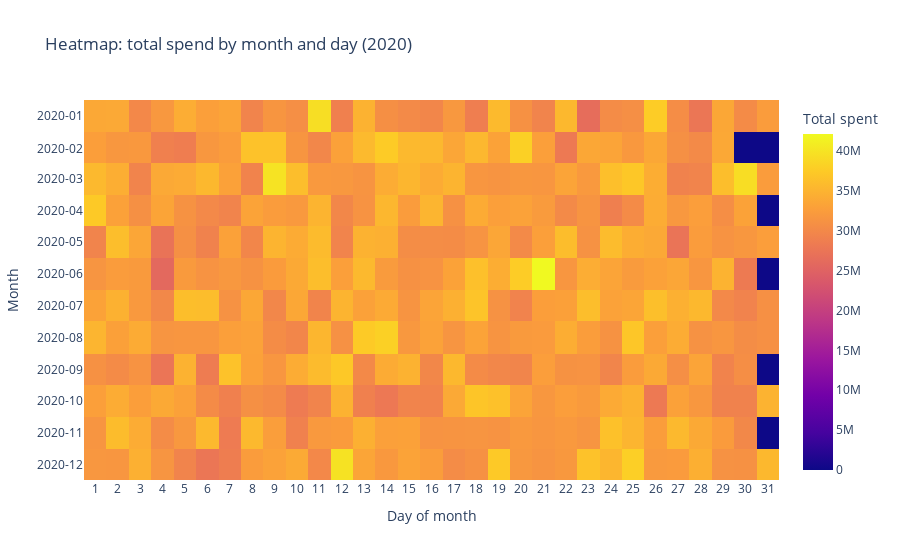

Notebook source saved alongside this figure:
### Markdown cell above
### Тепловая карта ежедневных расходов: месяц × день месяца (2020)

Тепловая карта отражает суммарные ежедневные расходы по всем категориям в разрезе месяцев и дней месяца за 2020 год.  
Цвет ячейки соответствует величине совокупных трат за конкретный день.

Визуализация позволяет:
- выявить внутримесячные и межмесячные паттерны расходов
- обнаружить дни с аномально высокими или низкими тратами
- сравнить общую интенсивность расходов между месяцами

### Code cell
# heatmap: "месяц × день месяца" (сумма трат по всем категориям)
# агрегируем общий spend по дням (по всем категориям)
daily_total = (
    df.groupby("ymd", as_index=False)["total_spent"]
      .sum()
)

# признаки для тепловой карты
daily_total["month"] = daily_total["ymd"].dt.strftime("%Y-%m")
daily_total["day"] = daily_total["ymd"].dt.day

# фиксируем полный набор месяцев 2020 и дней 1..31
month_order = pd.date_range("2020-01-01", "2020-12-01", freq="MS").strftime("%Y-%m").tolist()
day_order = list(range(1, 32))

# строим матрицу и "дополняем" отсутствующие месяцы/дни нулями
heat = (
    daily_total.pivot_table(
        index="month",
        columns="day",
        values="total_spent",
        aggfunc="sum",
        fill_value=0
    )
    .reindex(index=month_order, columns=day_order, fill_value=0)
)

# heatmap
fig = px.imshow(
    heat,
    aspect="auto",
    title="Heatmap: total spend by month and day (2020)",
    labels=dict(x="Day of month", y="Month", color="Total spent")
)

# заставляем Plotly подписать все тики (месяцы и дни)
fig.update_xaxes(tickmode="array", tickvals=day_order, ticktext=[str(d) for d in day_order])
fig.update_yaxes(tickmode="array", tickvals=month_order, ticktext=month_order)

fig.show()

### Figure 1 — Plotly figure (JSON) as saved in the notebook; plotly's stock layout.template omitted (floating-point values rounded to 4 significant figures; data arrays with more than 128 entries replaced by an {"elided": "..."} marker saying what was removed)
{"data": [{"coloraxis": "coloraxis", "hovertemplate": "Day of month: %{x}<br>Month: %{y}<br>Total spent: %{z}<extra></extra>", "name": "0", "type": "heatmap", "x": [1, 2, 3, 4, 5, 6, 7, 8, 9, 10, 11, 12, 13, 14, 15, 16, 17, 18, 19, 20, 21, 22, 23, 24, 25, 26, 27, 28, 29, 30, 31], "xaxis": "x", "y": ["2020-01", "2020-02", "2020-03", "2020-04", "2020-05", "2020-06", "2020-07", "2020-08", "2020-09", "2020-10", "2020-11", "2020-12"], "yaxis": "y", "z": {"elided": "12x31 float values"}}], "layout": {"coloraxis": {"colorbar": {"title": {"text": "Total spent"}}, "colorscale": [[0, "#0d0887"], [0.1111, "#46039f"], [0.2222, "#7201a8"], [0.3333, "#9c179e"], [0.4444, "#bd3786"], [0.5556, "#d8576b"], [0.6667, "#ed7953"], [0.7778, "#fb9f3a"], [0.8889, "#fdca26"], [1, "#f0f921"]]}, "title": {"text": "Heatmap: total spend by month and day (2020)"}, "xaxis": {"anchor": "y", "domain": [0, 1], "tickmode": "array", "ticktext": ["1", "2", "3", "4", "5", "6", "7", "8", "9", "10", "11", "12", "13", "14", "15", "16", "17", "18", "19", "20", "21", "22", "23", "24", "25", "26", "27", "28", "29", "30", "31"], "tickvals": [1, 2, 3, 4, 5, 6, 7, 8, 9, 10, 11, 12, 13, 14, 15, 16, 17, 18, 19, 20, 21, 22, 23, 24, 25, 26, 27, 28, 29, 30, 31], "title": {"text": "Day of month"}}, "yaxis": {"anchor": "x", "autorange": "reversed", "domain": [0, 1], "tickmode": "array", "ticktext": ["2020-01", "2020-02", "2020-03", "2020-04", "2020-05", "2020-06", "2020-07", "2020-08", "2020-09", "2020-10", "2020-11", "2020-12"], "tickvals": ["2020-01", "2020-02", "2020-03", "2020-04", "2020-05", "2020-06", "2020-07", "2020-08", "2020-09", "2020-10", "2020-11", "2020-12"], "title": {"text": "Month"}}}}
